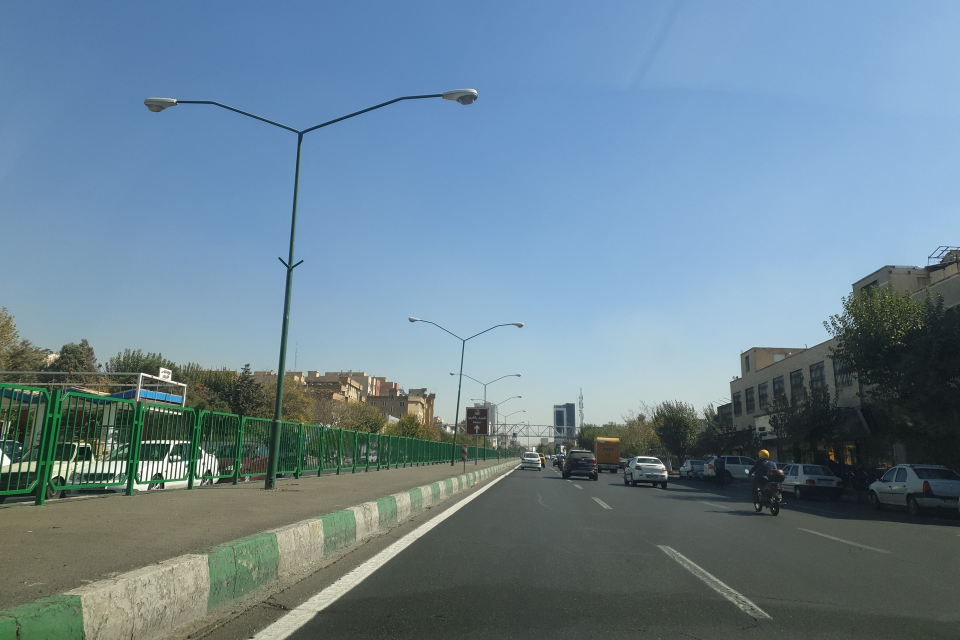
#> input picture data/img1.jpg, 1920 x 1280 px, found by its file name (shown at 1/2 size)
$ jupyter execute 'path detection on image.ipynb'
#> lines starting #> are read from the running program, lines starting #| are printed output that depends on the picture; after the words box and inside, x2 and y2 are one past the last pixel; in counts of white or black regions, pixels touching at a corner belong together
[cell 1]
import cv2
import numpy as np
import matplotlib.pyplot as plt
import copy

[cell 2]
def smooth_image_with_gaussian(image ,kernel_size = 7):
  out = cv2.GaussianBlur(image, (kernel_size, kernel_size), 0)
  return out

[cell 3]
def get_edges_with_canny(image,low = 100,high = 150):
  out = cv2.Canny(image, low, high)
  return out

[cell 4]
def create_mask_for_image(image_color , edges):
  mask = np.zeros_like(edges)

  three_points = np.array([[(0, image_color.shape[0]), ((image_color.shape[1]/2), (image_color.shape[0]/2) ), (image_color.shape[1], image_color.shape[0])]]).astype("int32")
  cv2.fillPoly(mask, three_points, 255)

  out = cv2.bitwise_and(edges, mask)
  return out,mask

[cell 5]
def hough_lines(image, rho = 3, theta = np.pi / 180, threshold = 20, min_line_len = 150, max_line_gap = 37):
  lines = cv2.HoughLinesP(image, rho, theta, threshold, np.array([]), minLineLength=min_line_len, maxLineGap=max_line_gap)
  return lines

[cell 6]
def draw_lines_all(img, lines, color=[255, 0, 0], thickness=7):
    for line in lines:
        for x1, y1, x2, y2 in line:
            cv2.line(img, (x1, y1), (x2, y2), color, thickness)

[cell 7]
def merge_lines_with_mean(image ,  lines,color=[255, 0, 0], thickness=7):
    down_road = 1280
    top_road = 910

    down_p = []
    up_p = []
    down_n = []
    up_n = []

    down_slope =0.5
    up_slope = 0.8

    for line in lines:
        for x1,y1,x2,y2 in line:
            slope = (y2-y1)/(x2-x1)
            b = y1 - slope*x1
            if slope > down_slope and slope < up_slope:
                down_p.append((down_road - b)/slope)
                up_p.append((top_road - b)/slope)

            elif slope < (-1 * down_slope) and slope > (-1 * up_slope):
                down_n.append((down_road - b)/slope)
                up_n.append((top_road - b)/slope)

    output = np.array([[int(np.mean(down_p)), int(np.mean(down_road)), int(np.mean(up_p)), int(np.mean(top_road))], [int(np.mean(down_n)), int(np.mean(down_road)), int(np.mean(up_n)), int(np.mean(top_road))]])
    for i in range(len(output)):
        cv2.line(image, (output[i, 0], output[i, 1]), (output[i, 2], output[i, 3]), color, thickness)

[cell 8]
def find_road(image_color, show_middle_outputs=False):
  grayscale = cv2.cvtColor(image_color, cv2.COLOR_RGB2GRAY)
  plt.imshow(grayscale,cmap="gray")
  plt.show()
  blur = smooth_image_with_gaussian(grayscale,kernel_size = 7)
  if show_middle_outputs:
    plt.imshow(blur,cmap="gray")
    plt.show()

  edges = get_edges_with_canny(blur,low = 100,high = 150)
  if show_middle_outputs:
    plt.imshow(edges,cmap="gray")
    plt.show()

  masked_edges,mask = create_mask_for_image(image_color , edges)
  if show_middle_outputs:
    plt.imshow(mask,cmap="gray")
    plt.show()
    plt.imshow(masked_edges,cmap="gray")
    plt.show()

  output = copy.deepcopy(image_color)
  output_2 = copy.deepcopy(image_color)

  lines_all = hough_lines(masked_edges)
  draw_lines_all(output,lines_all,color=[255, 255, 0], thickness=7)
  if show_middle_outputs:
    plt.imshow(output)
    plt.show()

  merge_lines_with_mean(output_2,lines_all,color=[255, 255, 0], thickness=7)
  if show_middle_outputs:
    plt.imshow(output_2)
    plt.show()
  return output_2

[cell 9]
image_color = cv2.imread("/content/drive/MyDrive/MV/HW2/Inputs/img1.jpg")
#> image_color is the input picture: shape (1280, 1920, 3); mean B, G, R 147.3, 131.8, 107.3
image_color = cv2.cvtColor(image_color, cv2.COLOR_BGR2RGB)
output = find_road(image_color, show_middle_outputs=True)
#> in find_road, `grayscale = cv2.cvtColor(image_color, cv2.COLOR_RGB2GRAY)`:
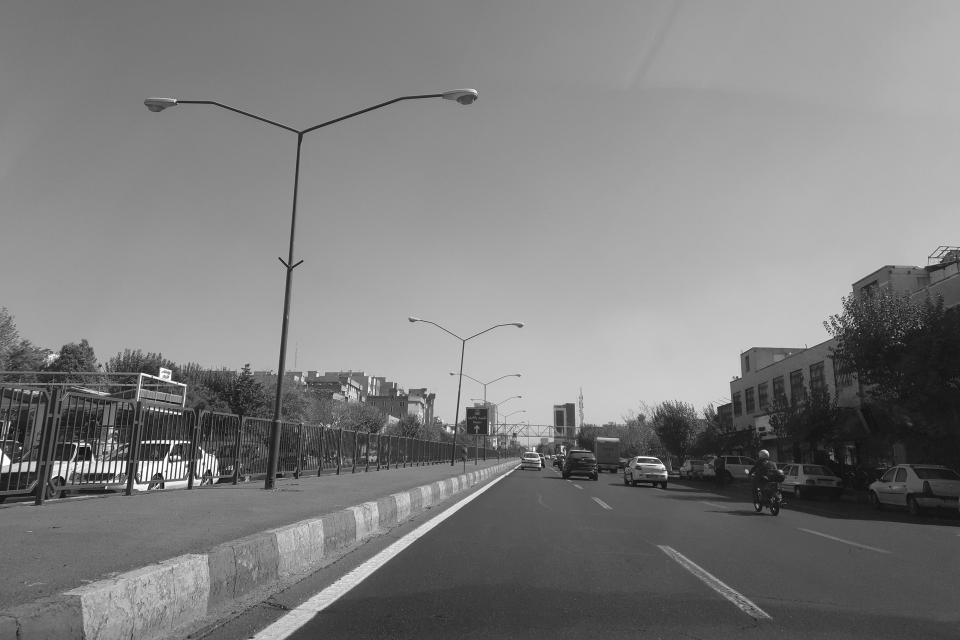
#> grayscale: shape (1280, 1920) (shown at 1/2 size); min 1, max 255, mean 126.3
#> in get_edges_with_canny, `out = cv2.Canny(image, low, high)`:
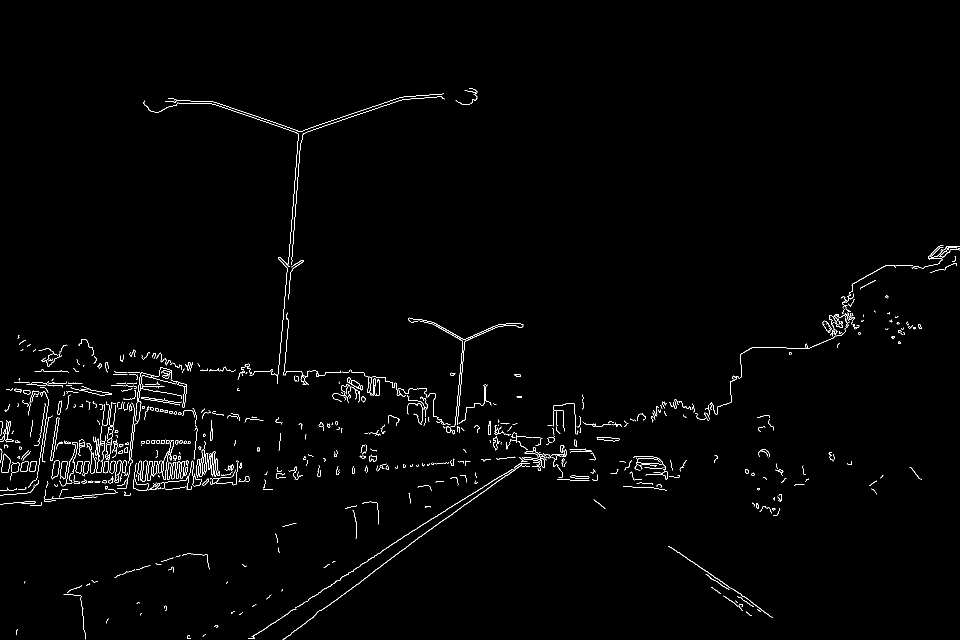
#> out: shape (1280, 1920) (shown at 1/2 size); 1.2% white in thin lines or dots, all inside (x1, y1, x2, y2) = (0, 177, 1920, 1280)
#> in create_mask_for_image, `cv2.fillPoly(mask, three_points, 255)`:
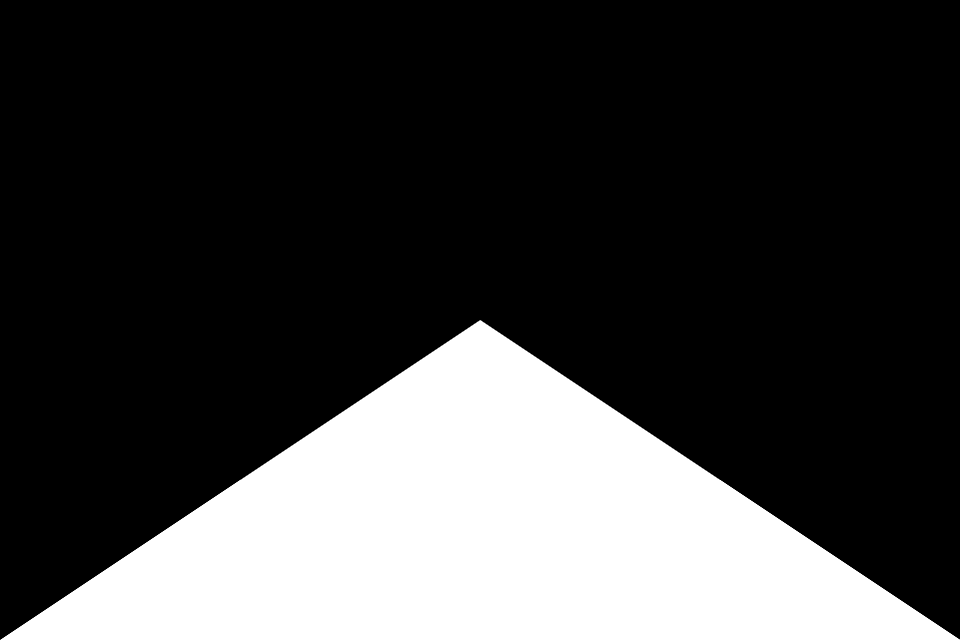
#> mask: shape (1280, 1920) (shown at 1/2 size); 25% white; 1 white region, box (x1, y1, x2, y2) and area: (1, 640, 1920, 1280) 614720
#> in create_mask_for_image, `out = cv2.bitwise_and(edges, mask)`:
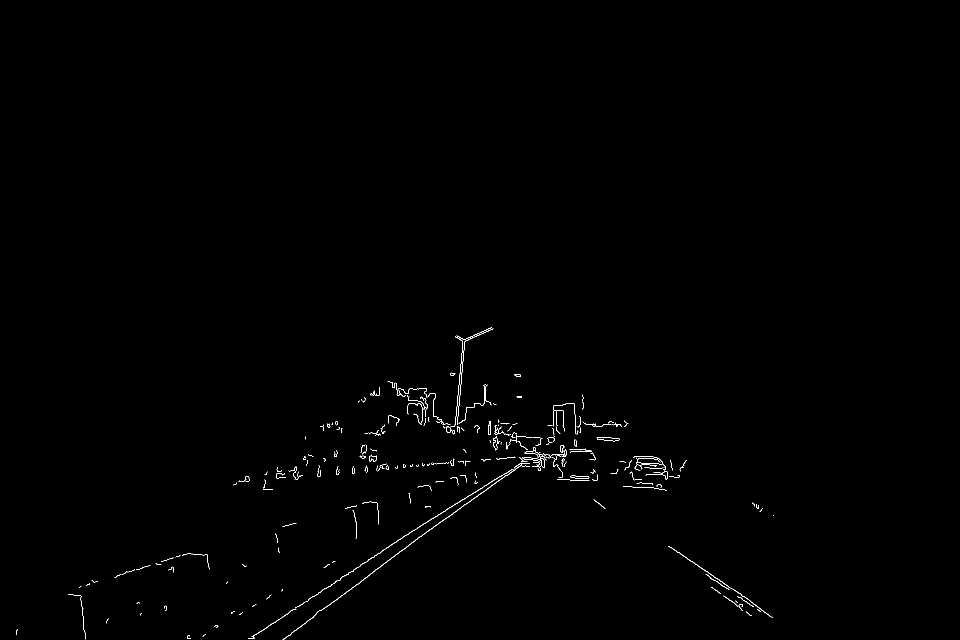
#> out: shape (1280, 1920) (shown at 1/2 size); 0.38% white in thin lines or dots, all inside (x1, y1, x2, y2) = (32, 655, 1548, 1280)
#> in hough_lines, `lines = cv2.HoughLinesP(image, rho, theta, threshold, np.array([]), mi..`: lines = 23 rows, first 6: [580, 1222, 922, 1000], [886, 1041, 1108, 880], [566, 1278, 839, 1073], [978, 847, 1146, 960], [1359, 1105, 1545, 1235], [636, 941, 907, 922]
#> in find_road, `lines_all = hough_lines(masked_edges)`: lines_all has the same summary as lines in hough_lines
#> the loop in draw_lines_all, `for line in lines:` made 23 passes
#> line on passes 1 to 12: [[580, 1222, 922, 1000]], [[886, 1041, 1108, 880]], [[566, 1278, 839, 1073]], [[978, 847, 1146, 960]], [[1359, 1105, 1545, 1235]], [[636, 941, 907, 922]], [[911, 841, 1169, 961]], [[553, 956, 1182, 901]], [[815, 826, 1040, 873]], [[1099, 850, 1252, 850]], [[907, 868, 927, 679]], [[836, 838, 1033, 876]]
#> the loop in merge_lines_with_mean, `for line in lines:` made 23 passes
#> after the loop in merge_lines_with_mean, `for line in lines:`: down_n = [490.6, 556.4, 563.3, 491.1, 496.5, 498.7]; down_p = [1621.8, 1609.4, 1763.8]; up_n = [1060.6, 1066.6, 1056.1, 1065.1, 1048.1, 1051]; up_p = [1071.7, 1080, 1037.9]
#> in merge_lines_with_mean, `output = np.array([[int(np.mean(down_p)), int(np.mean(down_road)), int..`: output = [[1664, 1280, 1063, 910], [516, 1280, 1057, 910]]
#> the loop in merge_lines_with_mean, `for i in range(len(output)):` made 2 passes
plt.imshow(output)
plt.show()

$ run again, with data/img2.jpg copied over data/img1.jpg
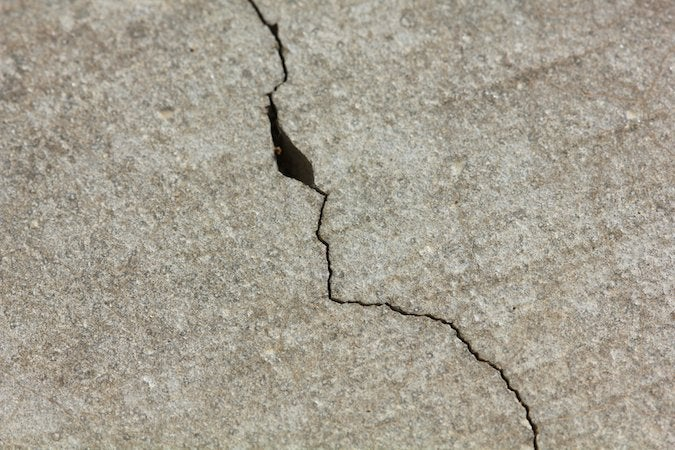
#> input picture data/img2.jpg, 675 x 450 px, found by its file name
#> image_color is the input picture: shape (450, 675, 3); mean B, G, R 145.3, 159.2, 165
#> in get_edges_with_canny, `out = cv2.Canny(image, low, high)`:
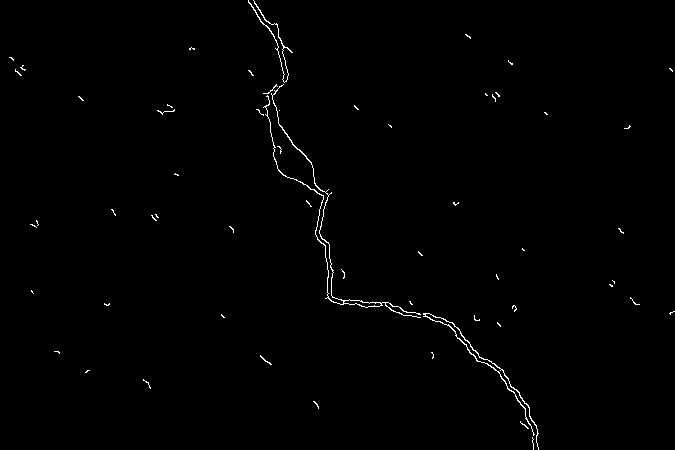
#> out: shape (450, 675); 0.67% white in thin lines or dots
#> mask: shape (450, 675); 25% white; 1 white region, box (x1, y1, x2, y2) and area: (1, 225, 675, 450) 76050
#> in create_mask_for_image, `out = cv2.bitwise_and(edges, mask)`:
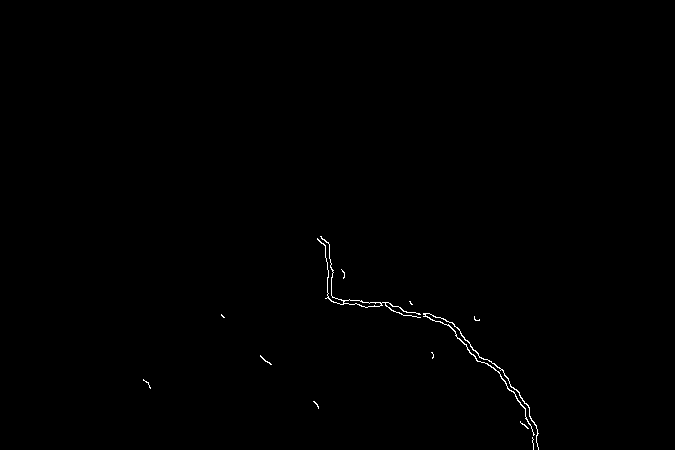
#> out: shape (450, 675); 0.31% white in thin lines or dots, all inside (x1, y1, x2, y2) = (143, 236, 539, 450)
#> lines = None

$ run again, with data/img3.jpg copied over data/img1.jpg
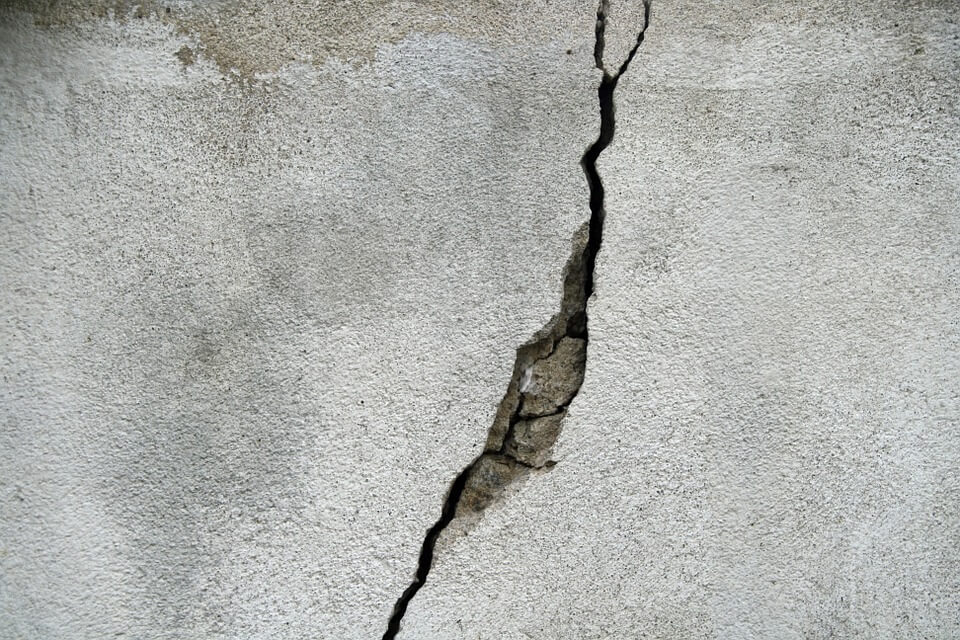
#> input picture data/img3.jpg, 960 x 640 px, found by its file name
#> image_color is the input picture: shape (640, 960, 3); mean B, G, R 172, 175.4, 173.7
#> in get_edges_with_canny, `out = cv2.Canny(image, low, high)`:
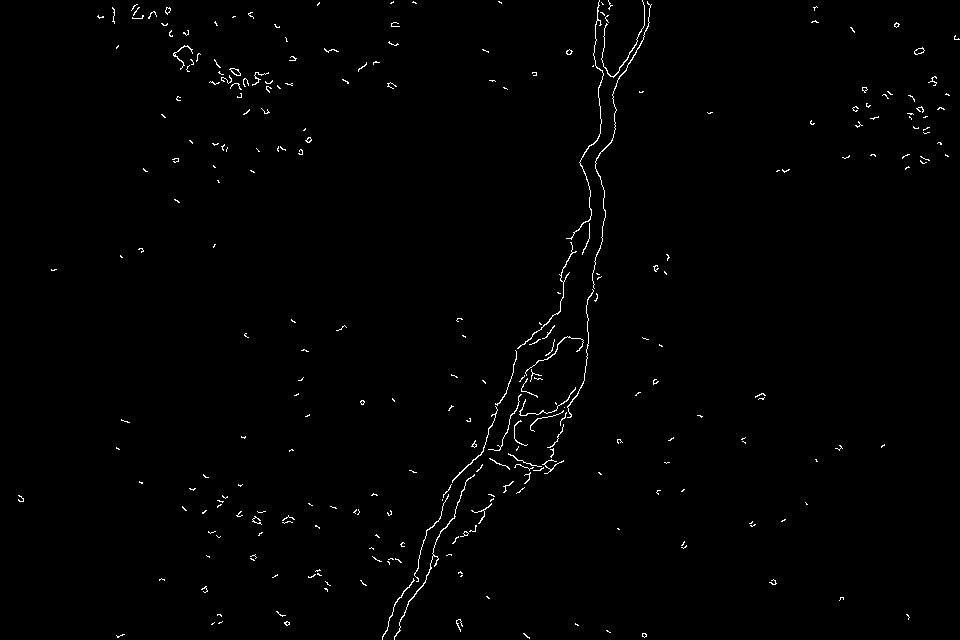
#> out: shape (640, 960); 0.87% white in thin lines or dots
#> mask: shape (640, 960); 25% white; 1 white region, box (x1, y1, x2, y2) and area: (1, 320, 960, 640) 153760
#> in create_mask_for_image, `out = cv2.bitwise_and(edges, mask)`:
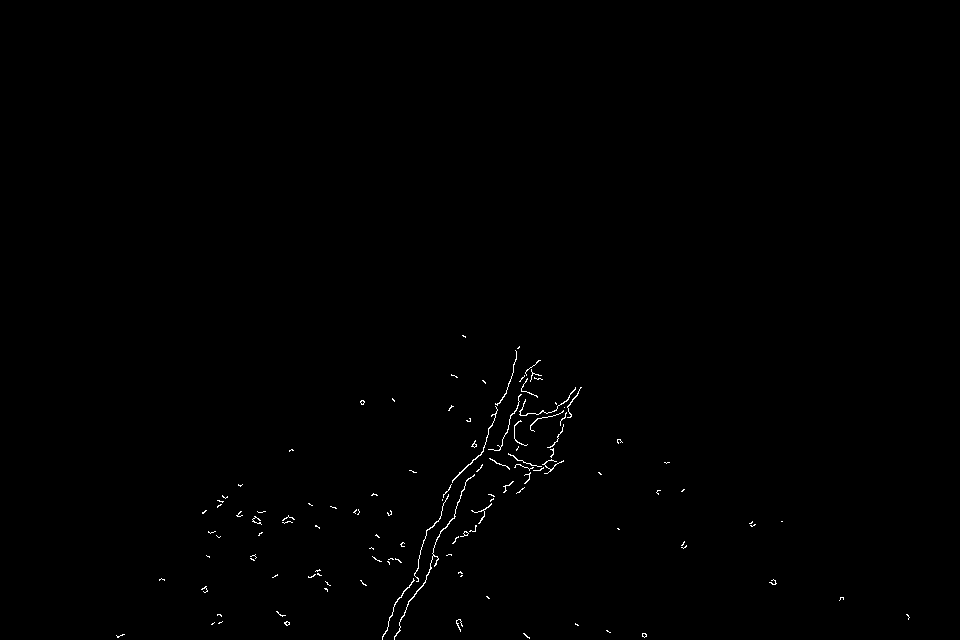
#> out: shape (640, 960); 0.37% white in thin lines or dots, all inside (x1, y1, x2, y2) = (116, 335, 910, 640)
#> lines = [[399, 631, 507, 389], [374, 558, 552, 460], [382, 637, 520, 460], [443, 529, 536, 374], [398, 598, 558, 438]]
#> lines_all has the same summary as lines in hough_lines
#> the loop in draw_lines_all, `for line in lines:` made 5 passes
#> the loop in merge_lines_with_mean, `for line in lines:` made 5 passes
#> after the loop in merge_lines_with_mean, `for line in lines:`: down_n = [-937.4]; down_p = []; up_n = [-265.3]; up_p = []
